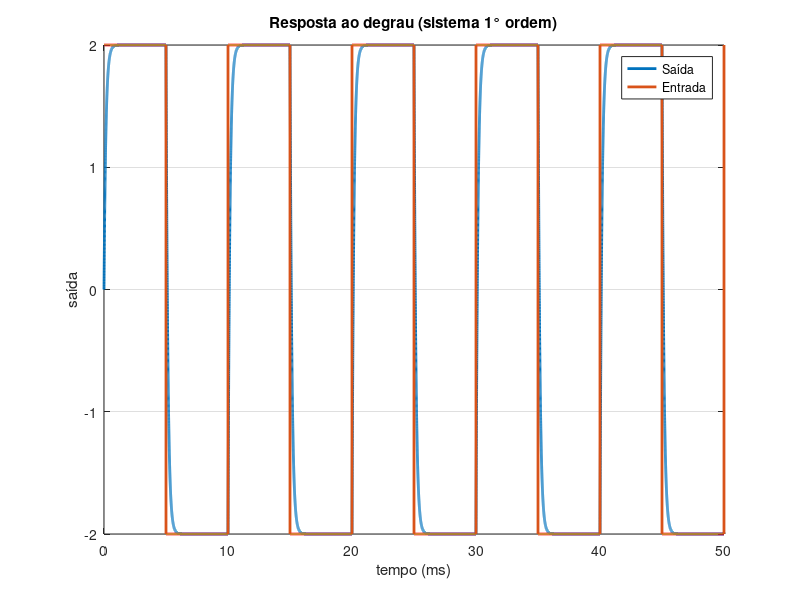

MATLAB code for this plot:
close all %fecha todas as janelas
clear all %limpa memoria
clc %limpa command window
%% sistema de 1ordem
R=6.8e3; %valor do resistor
C=22e-09; %valor do capacitor
K=1; %ganho estático do sistema
G=tf([K],[R*C 1]) %define função de transferencia do sistema no formato G(s)=num/den
%% simulacao resposta ao degrau
Ts=1e-6; %tempo de amostragem
t=0:Ts:50e-3; %define vetor de tempo
f=100; %frequencia configurada no gerador de funções
A=2; %amplitude do sinal de entrada
u=A*square(2*pi*f*t); %gera sinal onda quadrada com amplitude A e ferquencia f
y=lsim(G,u,t); %simula saida do sistema para entrada u
figure %cria nova figura
plot(t*1000,y,'LineWidth',2,'DisplayName','Saída') %exibe sinal de saida
hold on  %ativa multiplas curvas no mesmo grafico
plot(t*1000,u,'LineWidth',2,'DisplayName','Entrada') %exibe sinal de entrada
xlabel('tempo (ms)') %label do eixo x
ylabel('saída') %label do eixo y
grid on %ativa linhas do grid no gráfico
title('Resposta ao degrau (sistema 1° ordem)') %titulo do grafico
legend('location','best') %exibe legenda na melhor posição
